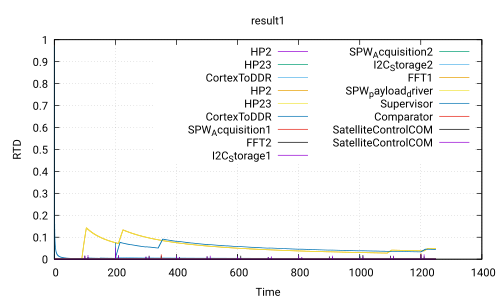

The gnuplot source for this figure:
 set title 'result1'
 set ylabel 'RTD'
 set xlabel 'Time'
 set grid
 set term pdf
 set output 'Use_case_DoubleCamera_Safety.ATIPPIC.executable340.0_120.0.pdf'
 plot 'Use_case_DoubleCamera_Safety.ATIPPIC.executable340.0_120.0.csv' using 1:2 with lines title 'HP2','Use_case_DoubleCamera_Safety.ATIPPIC.executable340.0_120.0.csv' using 1:3 with lines title 'HP23','Use_case_DoubleCamera_Safety.ATIPPIC.executable340.0_120.0.csv' using 1:4 with lines title 'CortexToDDR','Use_case_DoubleCamera_Safety.ATIPPIC.executable340.0_120.0.csv' using 1:5 with lines title 'HP2','Use_case_DoubleCamera_Safety.ATIPPIC.executable340.0_120.0.csv' using 1:6 with lines title 'HP23','Use_case_DoubleCamera_Safety.ATIPPIC.executable340.0_120.0.csv' using 1:7 with lines title 'CortexToDDR','Use_case_DoubleCamera_Safety.ATIPPIC.executable340.0_120.0.csv' using 1:8 with lines title 'SPW_Acquisition1','Use_case_DoubleCamera_Safety.ATIPPIC.executable340.0_120.0.csv' using 1:9 with lines title 'FFT2','Use_case_DoubleCamera_Safety.ATIPPIC.executable340.0_120.0.csv' using 1:10 with lines title 'I2C_Storage1','Use_case_DoubleCamera_Safety.ATIPPIC.executable340.0_120.0.csv' using 1:11 with lines title 'SPW_Acquisition2','Use_case_DoubleCamera_Safety.ATIPPIC.executable340.0_120.0.csv' using 1:12 with lines title 'I2C_Storage2','Use_case_DoubleCamera_Safety.ATIPPIC.executable340.0_120.0.csv' using 1:13 with lines title 'FFT1','Use_case_DoubleCamera_Safety.ATIPPIC.executable340.0_120.0.csv' using 1:14 with lines title 'SPW_payload_driver','Use_case_DoubleCamera_Safety.ATIPPIC.executable340.0_120.0.csv' using 1:15 with lines title 'Supervisor','Use_case_DoubleCamera_Safety.ATIPPIC.executable340.0_120.0.csv' using 1:16 with lines title 'Comparator','Use_case_DoubleCamera_Safety.ATIPPIC.executable340.0_120.0.csv' using 1:17 with lines title 'SatelliteControlCOM','Use_case_DoubleCamera_Safety.ATIPPIC.executable340.0_120.0.csv' using 1:18 with lines title 'SatelliteControlCOM'
